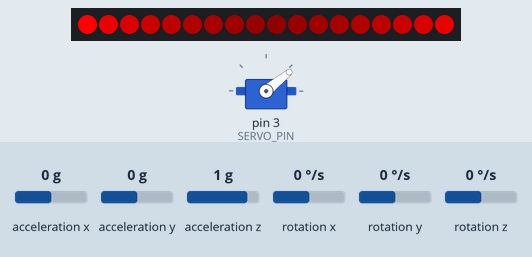
The sketch below on a simulated Arduino Uno, built with avr-gcc and run on an emulated ATmega328P. Shown: 18 RGB LEDs in strip order, left to right, servo. Wiring (inferred from the names in the program): MPU-6050 motion sensor at I2C address 0x68. The test bench sets the inputs (shaded band); at power-on: acceleration z 1 g, acceleration x 0 g, acceleration y 0 g, rotation x 0 °/s, rotation y 0 °/s, rotation z 0 °/s.

Above: at 1.2 s.
1.3 s: acceleration z set to 0.1 g
3.5 s: acceleration z set to -0.2 g
At 5.04 s:
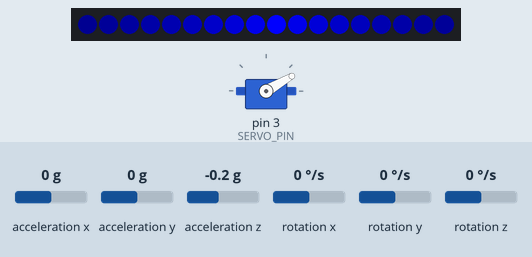
5.2 s: acceleration x set to 0.8 g
At 7.02 s:
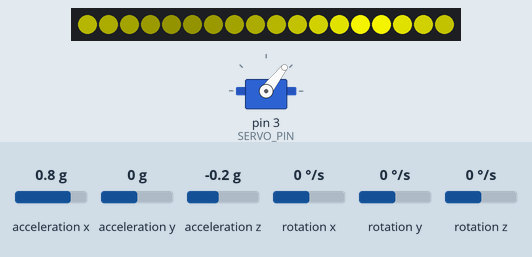
7.5 s: acceleration z set to 0.8 g
9.8 s: acceleration x set to -1.4 g
At 12.02 s:
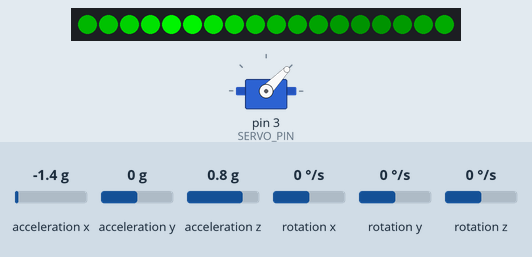
12.8 s: acceleration x set to 1.4 g
At 13.82 s:
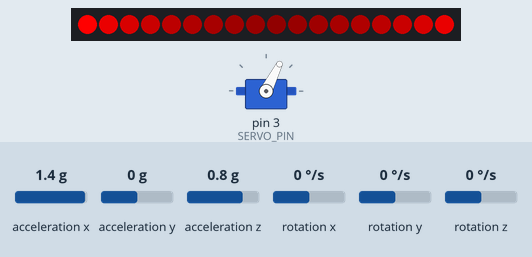
Timing chart, 0 to 16.8 s (numbered marks = the images above; inputs shaded):
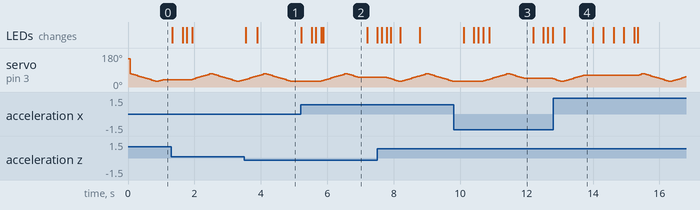

The sketch:

1_DemoDay_Code.ino
```cpp
#include <Wire.h>                   // For I2C communication (MPU6050)
#include <Adafruit_NeoPixel.h>      // For controlling WS2812 LEDs
#include <Servo.h>                  // For controlling a servo motor

// ------------------- Pin & Hardware Setup -------------------
#define LED_PIN 5                   // Pin where the LED strip is connected
#define NUMPIXELS 18                // Total number of LEDs in the strip
#define SERVO_PIN 3                 // Pin where the servo motor is connected
#define MPU_ADDR 0x68               // I2C address of the MPU6050 sensor

Adafruit_NeoPixel pixels(NUMPIXELS, LED_PIN, NEO_GRB + NEO_KHZ800);  // LED object
Servo myServo;                     // Servo motor object

// ------------------- Sensor Data -------------------
int16_t ax, ay, az;                // Raw accelerometer data (x, y, z)
long prevMagnitude = 0;           // Used to detect shaking (motion magnitude)

// ------------------- State & Timing -------------------
float smoothedAngle = 0;          // Smoothed angle to avoid flickering
bool isLogging = false;           // Is an emotion currently being logged?
bool inIdleGlow = false;          // Has the system entered idle ambient state?
unsigned long zoneEnterTime = 0;  // Timestamp when a zone was entered
unsigned long idleStart = 0;      // Timestamp when inactivity started
int lastZone = -1;                // Last detected emotion zone

// ------------------- Emotion Log Data -------------------
int logCount = 0;                 // Number of logged emotions
int cumulativeR = 0, cumulativeG = 0, cumulativeB = 0;  // Color mix of logs

// ------------------- Constants -------------------
const float LOG_THRESHOLD = 1.0;          // Not used currently
const unsigned long HOLD_DURATION = 1000; // Time to hold a tilt to register log
const long IDLE_THRESHOLD = 1000000;      // Threshold to detect inactivity
const unsigned long IDLE_DURATION = 3000; // Idle time to trigger ambient glow

// ------------------- Servo Sweep State -------------------
int servoPos = 150;               // Current position of the servo
int servoDir = 1;                 // Direction of servo movement (+1 or -1)
unsigned long lastServoMove = 0;  // Timestamp of last servo move
const int sweepMin = 30;          // Minimum servo angle
const int sweepMax = 70;          // Maximum servo angle
const int servoStep = 3;          // Servo angle step size
const int servoDelay = 15;        // Delay between servo steps (ms)

// ------------------- Color Zones (Tilt Directions) -------------------
enum Zone { RED = 0, GREEN, BLUE, YELLOW };
uint32_t zoneColors[4] = {
  pixels.Color(255, 0, 0),     // RED
  pixels.Color(0, 255, 0),     // GREEN
  pixels.Color(0, 0, 255),     // BLUE
  pixels.Color(255, 255, 0)    // YELLOW
};

// ------------------- Setup -------------------
void setup() {
  Serial.begin(9600);
  Wire.begin(); // Start I2C communication

  // Wake up the MPU6050 (exit sleep mode)
  Wire.beginTransmission(MPU_ADDR);
  Wire.write(0x6B);
  Wire.write(0);
  Wire.endTransmission(true);

  pixels.begin();     // Initialize LED strip
  pixels.show();      // Clear all LEDs

  myServo.attach(SERVO_PIN); // Attach the servo to its pin
  myServo.write(servoPos);   // Move servo to initial position
}

// ------------------- Main Loop -------------------
void loop() {
  readMPU();          // Get accelerometer data
  sweepServo();       // Continuously move the servo back and forth

  // Measure change in motion to detect shake
  long currentMagnitude = (long)ax * ax + (long)ay * ay + (long)az * az;
  long delta = abs(currentMagnitude - prevMagnitude);
  prevMagnitude = currentMagnitude;

  // --- Shake Reset ---
  if (delta > 600000000) {
    resetState(); // Shake detected → reset emotion log
    return;
  }

  // --- Idle Detection ---
  if (delta < IDLE_THRESHOLD && logCount > 0) {
    if (idleStart == 0) idleStart = millis(); // Start timer
    else if (!inIdleGlow && millis() - idleStart >= IDLE_DURATION) {
      inIdleGlow = true;
      fadeToStaticCumulative(); // Transition to calm glow
    }
  } else {
    idleStart = 0;
    inIdleGlow = false;
  }

  // --- Ambient Glow (after 8 logs) ---
  if (inIdleGlow && logCount >= 8) {
    playAmbientGlow(); // Play looping light animation
    return;
  }

  // --- Main LED Tilt Animation ---
  showTiltEffect();
  delay(50); // Slight pause to make transitions smoother
}

// ------------------- Function to Read MPU6050 Sensor -------------------
void readMPU() {
  Wire.beginTransmission(MPU_ADDR);
  Wire.write(0x3B); // Starting register for accelerometer
  Wire.endTransmission(false);
  Wire.requestFrom(MPU_ADDR, 14, true); // Read 14 bytes

  ax = Wire.read() << 8 | Wire.read();
  ay = Wire.read() << 8 | Wire.read();
  az = Wire.read() << 8 | Wire.read();
  Wire.read(); Wire.read(); // Skip temperature
  Wire.read(); Wire.read(); // Skip gyro X
  Wire.read(); Wire.read(); // Skip gyro Y
  Wire.read(); Wire.read(); // Skip gyro Z
}

// ------------------- LED Visualization Based on Tilt -------------------
void showTiltEffect() {
  float angle = atan2((float)az, (float)ax); // Compute tilt angle
  if (angle < 0) angle += 2 * PI;

  // Smooth angle to prevent jitter
  float alpha = 0.1;
  smoothedAngle = (1 - alpha) * smoothedAngle + alpha * angle;

  int zone = ((int)(smoothedAngle / (2 * PI) * 4)) % 4; // Determine zone
  float pos = zone * (NUMPIXELS / 4.0); // Position on LED strip

  // Animate LED trail around the tilt direction
  for (int i = 0; i < NUMPIXELS; i++) {
    float dist = min(abs(i - pos), NUMPIXELS - abs(i - pos));
    float brightness = exp(-0.3 * dist); // Fade based on distance
    uint32_t color = zoneColors[zone];
    uint8_t r = ((color >> 16) & 0xFF) * brightness;
    uint8_t g = ((color >> 8) & 0xFF) * brightness;
    uint8_t b = (color & 0xFF) * brightness;
    pixels.setPixelColor(i, pixels.Color(r, g, b));
  }
  pixels.show();

  // Emotion Logging
  if (zone != lastZone) {
    lastZone = zone;
    zoneEnterTime = millis();
    isLogging = false;
  } else if (!inIdleGlow && !isLogging && millis() - zoneEnterTime >= HOLD_DURATION) {
    isLogging = true;
    registerEmotion(zone);              // Add emotion color
    softPulseAll(zoneColors[zone]);     // Feedback pulse

    if (logCount >= 8) {
      fadeToStaticCumulative();
      playAmbientGlow();
      resetState();
    }
  }
}

// ------------------- Emotion Logging & Color Mixing -------------------
void registerEmotion(int zone) {
  logCount++;
  switch (zone) {
    case RED:    cumulativeR += 32; break;
    case GREEN:  cumulativeG += 32; break;
    case BLUE:   cumulativeB += 32; break;
    case YELLOW: cumulativeR += 16; cumulativeG += 16; cumulativeB += 16; break;
  }

  // Cap values at max brightness
  cumulativeR = min(cumulativeR, 255);
  cumulativeG = min(cumulativeG, 255);
  cumulativeB = min(cumulativeB, 255);
}

// ------------------- Fade into Static Cumulative Glow -------------------
void fadeToStaticCumulative() {
  for (int step = 0; step <= 255; step += 5) {
    uint8_t r = (cumulativeR * step) / 255;
    uint8_t g = (cumulativeG * step) / 255;
    uint8_t b = (cumulativeB * step) / 255;
    for (int i = 0; i < NUMPIXELS; i++) {
      pixels.setPixelColor(i, pixels.Color(r, g, b));
    }
    pixels.show();
    delay(30);
  }
}

// ------------------- Ambient Breathing Glow -------------------
void playAmbientGlow() {
  static float offset = 0;
  offset += 0.15;
  if (offset >= NUMPIXELS) offset -= NUMPIXELS;

  for (int i = 0; i < NUMPIXELS; i++) {
    float phase = sin((i + offset) * 0.4) * 0.5 + 0.5;
    uint8_t r = (uint8_t)(cumulativeR * phase);
    uint8_t g = (uint8_t)(cumulativeG * phase);
    uint8_t b = (uint8_t)(cumulativeB * phase);
    pixels.setPixelColor(i, pixels.Color(r, g, b));
  }
  pixels.show();
  delay(60);
}

// ------------------- Servo Sweep Animation -------------------
void sweepServo() {
  if (millis() - lastServoMove >= servoDelay) {
    servoPos += servoDir * servoStep;
    if (servoPos >= sweepMax || servoPos <= sweepMin) {
      servoDir *= -1;
      servoPos = constrain(servoPos, sweepMin, sweepMax);
    }
    myServo.write(servoPos);
    lastServoMove = millis();
  }
}

// ------------------- Soft Pulse Animation for Logging Feedback -------------------
void softPulseAll(uint32_t color) {
  for (int p = 0; p < 2; p++) {
    for (int b = 0; b <= 255; b += 25) {
      setAllColorWithBrightness(color, b);
      delay(15);
    }
    for (int b = 255; b >= 0; b -= 25) {
      setAllColorWithBrightness(color, b);
      delay(15);
    }
  }
  delay(100);
}

void setAllColorWithBrightness(uint32_t color, uint8_t brightness) {
  uint8_t r = ((color >> 16) & 0xFF) * brightness / 255;
  uint8_t g = ((color >> 8) & 0xFF) * brightness / 255;
  uint8_t b = (color & 0xFF) * brightness / 255;
  for (int i = 0; i < NUMPIXELS; i++) {
    pixels.setPixelColor(i, pixels.Color(r, g, b));
  }
  pixels.show();
}

// ------------------- Reset Everything on Shake -------------------
void resetState() {
  logCount = 0;
  cumulativeR = cumulativeG = cumulativeB = 0;
  isLogging = false;
  inIdleGlow = false;
  idleStart = 0;
  runQuickRainbow(); // Play rainbow animation on reset
}

// ------------------- Rainbow Animation for Reset Feedback -------------------
void runQuickRainbow() {
  for (int cycle = 0; cycle < 256; cycle += 20) {
    for (int i = 0; i < NUMPIXELS; i++) {
      pixels.setPixelColor(i, Wheel((i * 256 / NUMPIXELS + cycle) & 255));
    }
    pixels.show();
    delay(100);
  }
}

// ------------------- Color Wheel Helper Function -------------------
uint32_t Wheel(byte WheelPos) {
  WheelPos = 255 - WheelPos;
  if (WheelPos < 85) return pixels.Color(255 - WheelPos * 3, 0, WheelPos * 3);
  if (WheelPos < 170) {
    WheelPos -= 85;
    return pixels.Color(0, WheelPos * 3, 255 - WheelPos * 3);
  }
  WheelPos -= 170;
  return pixels.Color(WheelPos * 3, 255 - WheelPos * 3, 0);
}
```

Measured:
- the behaviour switches between 0 and -0.1 g on acceleration z (found by bisection; images 0 and 1)
- after the input at 3.5 s, the LEDs: first change after 0.05 s (image 1 shows a later state)
- after the input at 5.2 s, the LEDs: first differ from a run without the input after 0.67 s (image 2)
- after the input at 9.8 s, the LEDs: first differ from a run without the input after 1.1 s (image 3)
- after the input at 12.8 s, the LEDs: change after 0.34 s (image 4)
